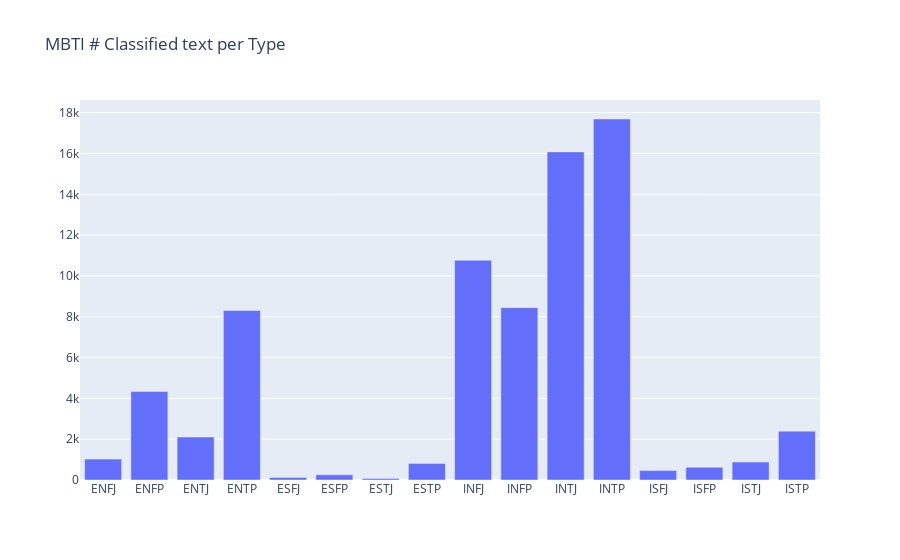

Notebook code for this chart:
### Markdown cell above
# Checking the number of text per type

### Code cell
df_bar_chart=df.groupby('type').count()
trace1 = go.Bar(x=df_bar_chart.index, y=df_bar_chart['text'])
data = [trace1]
layout = go.Layout(title='MBTI # Classified text per Type')
fig = go.Figure(data=data, layout=layout)
fig.show()

### Figure 1 — Plotly figure (JSON) as saved in the notebook; plotly's stock layout.template omitted (floating-point values rounded to 4 significant figures)
{"data": [{"type": "bar", "x": ["ENFJ", "ENFP", "ENTJ", "ENTP", "ESFJ", "ESFP", "ESTJ", "ESTP", "INFJ", "INFP", "INTJ", "INTP", "ISFJ", "ISFP", "ISTJ", "ISTP"], "y": [1024, 4338, 2106, 8303, 119, 252, 71, 814, 10765, 8444, 16079, 17690, 460, 620, 878, 2394]}], "layout": {"autosize": true, "title": {"text": "MBTI # Classified text per Type"}, "xaxis": {"autorange": true, "range": [-0.5, 15.5], "type": "category"}, "yaxis": {"autorange": true, "range": [0, 18620.0], "type": "linear"}}}
